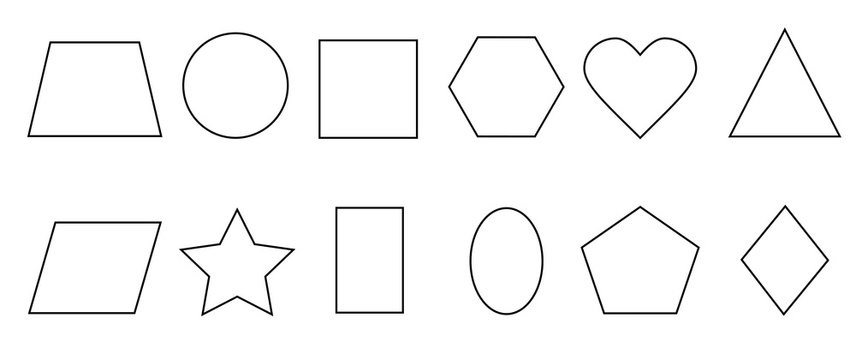
#> input picture Resources/Shapes.jpg, 856 x 360 px
$ python ShapeDetection.py
#> lines starting #> are read from the running program, lines starting #| are printed output that depends on the picture; after the words box and inside, x2 and y2 are one past the last pixel; in counts of white or black regions, pixels touching at a corner belong together
import cv2
import numpy as np

#Shape Detection/ Contours

# RETR_EXTERNAL -> It retrieves the external contour (details/ corners)
# CHAIN_APPROX_NONE -> It 'll not approx (reduce) the corners found
def getContours(func_img, fun_contour):
    #Our contours got saved in 'contours'
    contours, hierarchy = cv2.findContours(func_img,cv2.RETR_EXTERNAL, cv2.CHAIN_APPROX_NONE)
    #TO look into each individual contour
    for cnt in contours:
        #Drawing contours
        #Negative value (i.e. -1) means draw all contours
        cv2.drawContours(fun_contour, cnt,-1, (255,0,0),3)
        #Calculating the perimeters of all contours
        peri = cv2.arcLength(cnt,True)
        #Calculating the approximate no. of points of each contour
        approx_points = cv2.approxPolyDP(cnt,0.01*peri,True)
        #Printing coordinates of each countour
        print(approx_points)
        #Accessing the shape of a contour by looking at the no. of points of a contour
        no_of_coord = len(approx_points)
        #print(len(approx_points))

        if no_of_coord == 3:
            object_type ='Triangle'
        elif no_of_coord ==4:
            #Calculating the ratio of width & height
            aspect_ratio = w/float(h)
            #Formatting float value to upto 2 digits
            format_float = "{:.2f}".format(aspect_ratio)
            if aspect_ratio > 0.80 and aspect_ratio < 1.50:
                object_type = "Rhombus" + str(format_float)
            else:
                object_type = "Rectangle" + str(format_float)
        elif no_of_coord == 5:
            object_type = "Pentagon" + str(no_of_coord)
        elif no_of_coord == 6:
            object_type = "Hexagon"
        elif no_of_coord == 7:
            object_type = "Septagon"
        elif no_of_coord == 8:
            object_type = "Octagon"
        elif no_of_coord >7 and no_of_coord <11:
            object_type = 'Other'
        else:
            object_type = "Circle" + str(no_of_coord)

        #Getting coordinates and width & height of the rectangle to be drawn
        x, y, w, h = cv2.boundingRect(approx_points)
        #Drawing rectangles
        cv2.rectangle(fun_contour,(x,y),(x+w,y+h),(255,0,0),2)
        #Putting text for each shape
        cv2.putText(fun_contour,object_type,(x+(w//2),y+h+30),
                    cv2.FONT_HERSHEY_SCRIPT_SIMPLEX,0.5,(0,0,0),1)


img = cv2.imread('Resources/Shapes.jpg')
#> img is the input picture: shape (360, 856, 3); min 0, max 255, mean 248
contour_img = img.copy()

img_grey = cv2.cvtColor(img,cv2.COLOR_BGR2GRAY)
img_blur = cv2.GaussianBlur(img_grey,(7,7),1)
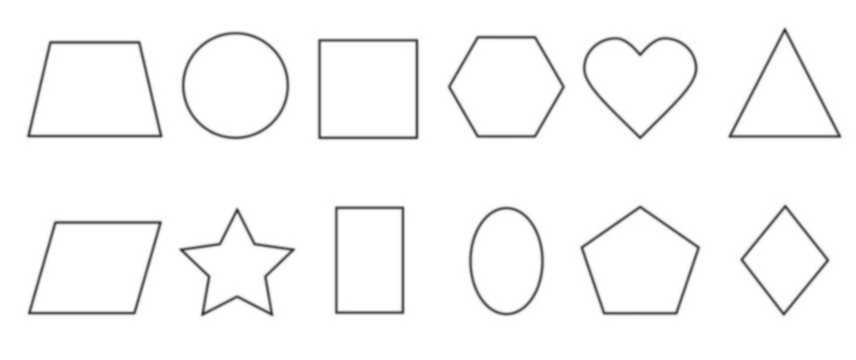
#> img_blur: shape (360, 856); min 50, max 255, mean 248
img_canny = cv2.Canny(img_blur,50,60)
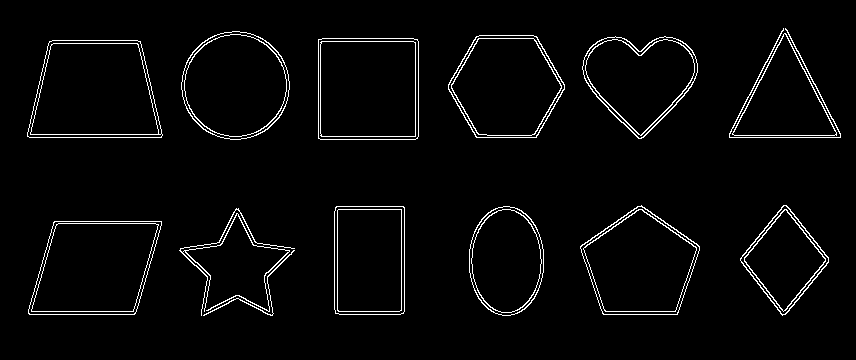
#> img_canny: shape (360, 856); 3.1% white in thin lines or dots, all inside (x1, y1, x2, y2) = (27, 28, 841, 316)

#Calling function to get contours & draw rectangle around them
getContours(img_canny, contour_img)
#> in getContours, `contours, hierarchy = cv2.findContours(func_img,cv2.RETR_EXTERNAL, cv2..`: contours = 14 contours; largest, box (x1, y1, x2, y2) and area: (27, 40, 163, 138) 11002, (318, 38, 419, 140) 10085, (28, 221, 162, 315) 10056, (580, 205, 700, 315) 9130, (181, 31, 290, 140) 9102
#> the loop in getContours, `for cnt in contours:` made 14 passes
#> (peri, approx_points, no_of_coord, aspect_ratio, format_float, object_type, x, y) on passes 2, 5, 8, 9: (420.4, [[54, 221], [28, 313], [134, 314], [161, 221]], 4, 1.39, '1.39', 'Rhombus1.39', 28, 221), (351.9, [[336, 206], [335, 313], [403, 313], [404, 207]], 4, 0.682, '0.68', 'Rectangle0.68', 335, 206), (435.9, [[49, 41], [27, 136], [161, 137], [140, 41]], 4, 1.09, '1.09', 'Rhombus1.09', 27, 41), (398.5, [[318, 39], [318, 138], [417, 138], [417, 39]], 4, 1.39, '1.39', 'Rhombus1.39', 318, 39)
#> (peri, approx_points, no_of_coord, object_type, x, y, w, h) on pass 12: (351.9, [[784, 33], [732, 134], [836, 135]], 3, 'Triangle', 732, 33, 105, 103)
#> (printed output is left out)
#> after the loop in getContours, `for cnt in contours:`:
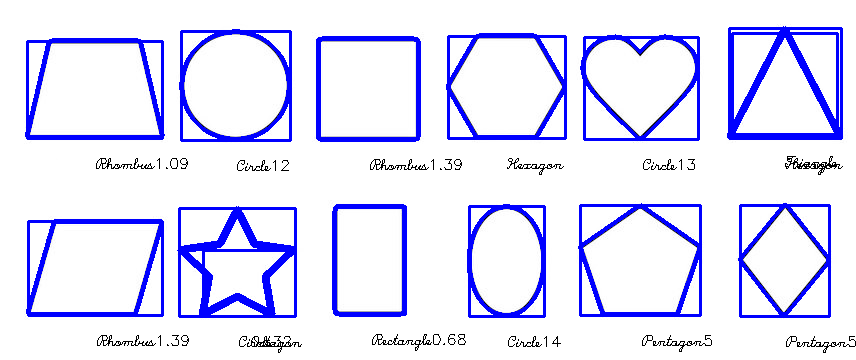
#> fun_contour: shape (360, 856, 3); mean B, G, R 251.8, 225.2, 225.2

cv2.imshow("Original Image",img)
# cv2.imshow("Grey Image",img_grey)
# cv2.imshow("Blur Image",img_blur)
cv2.imshow("Canny Image",img_canny)
cv2.imshow("Contoured Image",contour_img)

cv2.waitKey(0)
